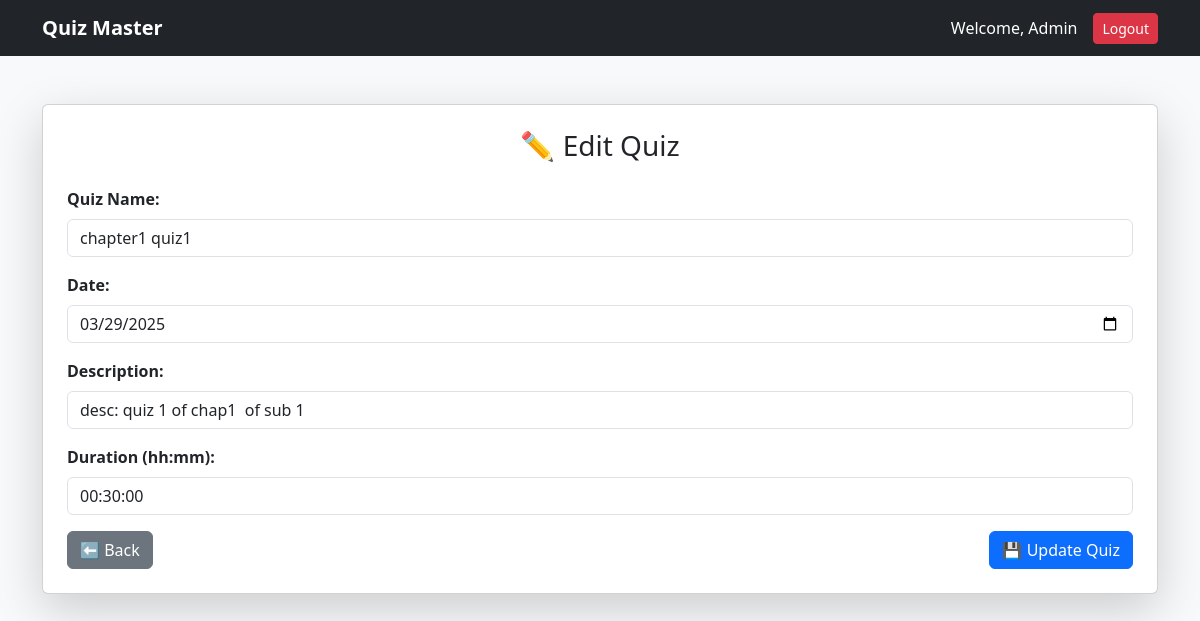
/admin/quizzes/edit/1 (signed in), run on the app's committed database.
### models/models.py (models this page shows)
class Quiz(db.Model):
    id = db.Column(db.Integer, primary_key=True)
    name = db.Column(db.String(255), nullable=False, unique=True)
    description = db.Column(db.Text, nullable=True)
    chapter_id = db.Column(db.Integer, db.ForeignKey("chapter.id", ondelete="CASCADE"), nullable=False)
    date = db.Column(db.Date, nullable=False)
    duration = db.Column(db.Time, nullable=False)
    chapter = db.relationship("Chapter", backref=db.backref("quizzes", cascade="all, delete-orphan"))
    scores = db.relationship("Scores", back_populates="quiz", lazy=True, cascade="all, delete-orphan", overlaps="quiz_scores,scores")

### controllers/admin_routes.py (the view, shortened to what this page needs)
@admin_blueprint.route("/quizzes/edit/<int:id>", methods=["GET", "POST"])
@admin_required
def edit_quiz(id):
    quiz = Quiz.query.get_or_404(id)
    return render_template("admin/edit_quiz.html", quiz=quiz)

### app.py (called while the page is built)
@app.context_processor
def inject_user():
    return dict(current_user=current_user)

@login_manager.user_loader
def load_user(user_id):
    return User.query.get(int(user_id))

### templates/admin/edit_quiz.html (shortened to what this page needs)
<!DOCTYPE html>
<html lang="en">
<head>
    <link href="https://cdn.jsdelivr.net/npm/bootstrap@5.3.0/dist/css/bootstrap.min.css" rel="stylesheet">
</head>
<body class="bg-light">
    <nav class="navbar navbar-expand-lg navbar-dark bg-dark">
        <div class="container">
            <a class="navbar-brand fw-bold" href="{{ url_for('admin.admin_dashboard') }}">Quiz Master</a>
            <div class="ms-auto d-flex align-items-center">
                <span class="text-white me-3">Welcome, Admin</span>
                <a href="{{ url_for('auth.logout') }}" class="btn btn-danger btn-sm">Logout</a>
            </div>
        </div>
    </nav>
<div class="container my-5">
    <div class="card shadow-lg p-4">
        <h3 class="text-center mb-4">✏️ Edit Quiz</h3>
        <form action="{{ url_for('admin.edit_quiz', id=quiz.id) }}" method="POST">
            <div class="mb-3">
                <label for="name" class="form-label fw-bold">Quiz Name:</label>
                <input type="text" name="name" value="{{ quiz.name }}" class="form-control" required>
            </div>
            <div class="mb-3">
                <label for="date" class="form-label fw-bold">Date:</label>
                <input type="date" name="date" value="{{ quiz.date }}" class="form-control" required>
            </div>
            <div class="mb-3">
                <label for="description" class="form-label fw-bold">Description:</label>
                <input type="text" name="description" value="{{ quiz.description }}" class="form-control">
            </div>
            <div class="mb-3">
                <label for="duration" class="form-label fw-bold">Duration (hh:mm):</label>
                <input type="text" name="duration" value="{{ quiz.duration }}" class="form-control" required>
            </div>
            <div class="d-flex justify-content-between">
                <a href="{{ url_for('admin.manage_quizzes', chapter_id=quiz.chapter_id) }}" class="btn btn-secondary">⬅️ Back</a>
                <button type="submit" class="btn btn-primary">💾 Update Quiz</button>
            </div>
        </form>
    </div>
</div>
</body>
</html>

### data on the page
Quiz: name "chapter1 quiz1", date "03/29/2025", description "desc: quiz 1 of chap1 of sub 1", duration "00:30:00"
